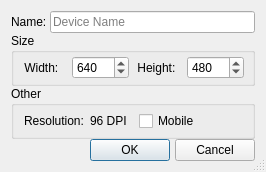
<?xml version="1.0" encoding="UTF-8"?>
<ui version="4.0">
 <class>AddEmulationDevDialog</class>
 <widget class="QDialog" name="AddEmulationDevDialog">
  <property name="windowModality">
   <enum>Qt::WindowModal</enum>
  </property>
  <property name="geometry">
   <rect>
    <x>0</x>
    <y>0</y>
    <width>266</width>
    <height>172</height>
   </rect>
  </property>
  <property name="sizePolicy">
   <sizepolicy hsizetype="Fixed" vsizetype="Fixed">
    <horstretch>0</horstretch>
    <verstretch>0</verstretch>
   </sizepolicy>
  </property>
  <property name="windowTitle">
   <string>Dialog</string>
  </property>
  <property name="windowIcon">
   <iconset resource="ANORRLStudio.qrc">
    <normaloff>:/images/ANORRLStudio.png</normaloff>:/images/ANORRLStudio.png</iconset>
  </property>
  <property name="sizeGripEnabled">
   <bool>true</bool>
  </property>
  <property name="modal">
   <bool>true</bool>
  </property>
  <layout class="QVBoxLayout" name="verticalLayout">
   <item>
    <layout class="QVBoxLayout" name="verticalLayout_2">
     <property name="spacing">
      <number>0</number>
     </property>
     <item>
      <layout class="QHBoxLayout" name="horizontalLayout_5" stretch="0,0">
       <property name="spacing">
        <number>0</number>
       </property>
       <property name="margin">
        <number>0</number>
       </property>
       <item>
        <widget class="QLabel" name="label_5">
         <property name="text">
          <string>Name: </string>
         </property>
        </widget>
       </item>
       <item>
        <widget class="QLineEdit" name="lineEditName">
         <property name="placeholderText">
          <string>Device Name</string>
         </property>
        </widget>
       </item>
      </layout>
     </item>
     <item>
      <widget class="QGroupBox" name="groupBox_3">
       <property name="layoutDirection">
        <enum>Qt::LeftToRight</enum>
       </property>
       <property name="autoFillBackground">
        <bool>false</bool>
       </property>
       <property name="title">
        <string>Size</string>
       </property>
       <layout class="QHBoxLayout" name="horizontalLayout_4">
        <property name="spacing">
         <number>0</number>
        </property>
        <property name="leftMargin">
         <number>0</number>
        </property>
        <property name="topMargin">
         <number>0</number>
        </property>
        <property name="rightMargin">
         <number>8</number>
        </property>
        <property name="bottomMargin">
         <number>0</number>
        </property>
        <item>
         <widget class="QLabel" name="label_2">
          <property name="sizePolicy">
           <sizepolicy hsizetype="Minimum" vsizetype="Maximum">
            <horstretch>0</horstretch>
            <verstretch>0</verstretch>
           </sizepolicy>
          </property>
          <property name="layoutDirection">
           <enum>Qt::LeftToRight</enum>
          </property>
          <property name="text">
           <string>Width: </string>
          </property>
          <property name="alignment">
           <set>Qt::AlignCenter</set>
          </property>
         </widget>
        </item>
        <item>
         <widget class="QSpinBox" name="spinBoxWidth">
          <property name="minimum">
           <number>100</number>
          </property>
          <property name="maximum">
           <number>5000</number>
          </property>
          <property name="value">
           <number>640</number>
          </property>
         </widget>
        </item>
        <item>
         <widget class="QLabel" name="label">
          <property name="sizePolicy">
           <sizepolicy hsizetype="Minimum" vsizetype="Minimum">
            <horstretch>0</horstretch>
            <verstretch>0</verstretch>
           </sizepolicy>
          </property>
          <property name="layoutDirection">
           <enum>Qt::LeftToRight</enum>
          </property>
          <property name="text">
           <string>Height: </string>
          </property>
          <property name="alignment">
           <set>Qt::AlignCenter</set>
          </property>
         </widget>
        </item>
        <item>
         <widget class="QSpinBox" name="spinBoxHeight">
          <property name="minimum">
           <number>100</number>
          </property>
          <property name="maximum">
           <number>5000</number>
          </property>
          <property name="value">
           <number>480</number>
          </property>
         </widget>
        </item>
       </layout>
      </widget>
     </item>
     <item>
      <widget class="QGroupBox" name="groupBox_2">
       <property name="title">
        <string>Other</string>
       </property>
       <layout class="QHBoxLayout" name="horizontalLayout">
        <property name="spacing">
         <number>6</number>
        </property>
        <property name="leftMargin">
         <number>5</number>
        </property>
        <property name="topMargin">
         <number>0</number>
        </property>
        <property name="rightMargin">
         <number>0</number>
        </property>
        <property name="bottomMargin">
         <number>0</number>
        </property>
        <item>
         <layout class="QHBoxLayout" name="horizontalLayout_3">
          <property name="leftMargin">
           <number>5</number>
          </property>
          <item>
           <widget class="QLabel" name="label_3">
            <property name="text">
             <string>Resolution:</string>
            </property>
           </widget>
          </item>
          <item>
           <widget class="QLabel" name="dpiValue">
            <property name="text">
             <string>96 DPI</string>
            </property>
           </widget>
          </item>
         </layout>
        </item>
        <item>
         <widget class="QCheckBox" name="checkBoxMobile">
          <property name="text">
           <string>Mobile</string>
          </property>
         </widget>
        </item>
       </layout>
      </widget>
     </item>
     <item>
      <layout class="QHBoxLayout" name="horizontalLayout_2">
       <property name="spacing">
        <number>5</number>
       </property>
       <item>
        <spacer name="horizontalSpacer">
         <property name="orientation">
          <enum>Qt::Horizontal</enum>
         </property>
         <property name="sizeHint" stdset="0">
          <size>
           <width>40</width>
           <height>20</height>
          </size>
         </property>
        </spacer>
       </item>
       <item>
        <widget class="QPushButton" name="okButton">
         <property name="text">
          <string>OK</string>
         </property>
        </widget>
       </item>
       <item>
        <widget class="QPushButton" name="cancelButton">
         <property name="text">
          <string>Cancel</string>
         </property>
        </widget>
       </item>
      </layout>
     </item>
    </layout>
   </item>
  </layout>
 </widget>
 <resources>
  <include location="ANORRLStudio.qrc"/>
 </resources>
 <connections/>
</ui>
